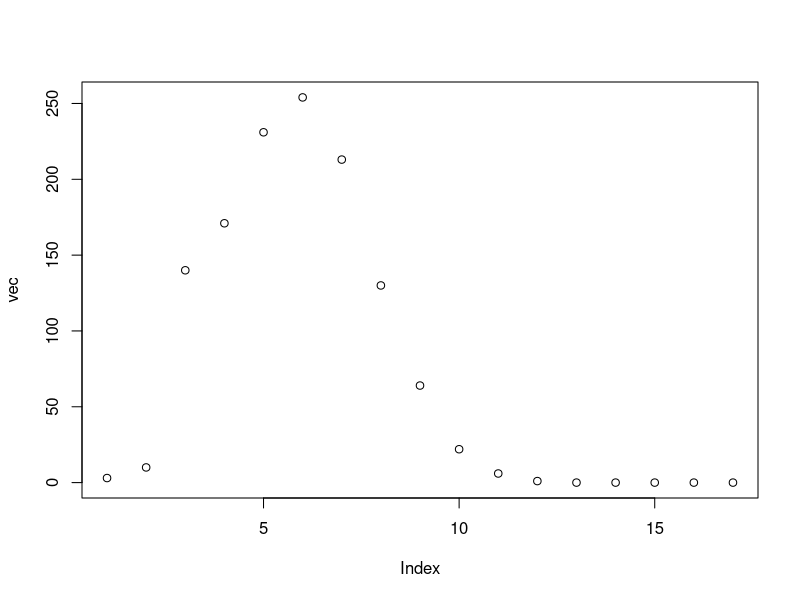

Generate this figure with R:
# data
# indices are divergence scores from 0 to 16
# values are # of nucleotides in each bin
vec <- c(3, 10, 140, 171, 231, 254, 213, 130, 64, 22, 6, 1, 0, 0, 0, 0, 0)
plot(vec) # plot for reference

# current method
which(cumsum(vec) > sum(vec)/2)[1]

# using the median's divergence as repeat age
which(vec == median(vec))

# using the divergence of the number closest to the mean as repeat age
res <- abs(mean(vec) - vec)
which(min(res) == res)

# expand histogram data into individual observations
idx <- 1:length(vec)-1
values <- rep(idx, vec)

mean(values) # find mean
median(values) # find median


